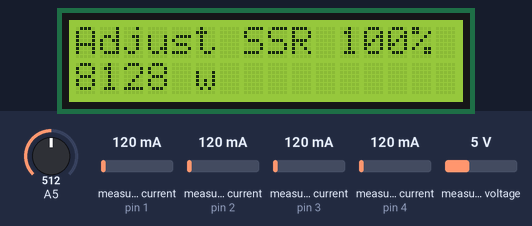
This sketch was run on a simulated Arduino Uno, built with avr-gcc and run on an emulated ATmega328P. Shown: 16×2 character LCD. The inputs (shaded band) are chosen by the test bench; at power-on: A5 = 512, measured current (sensors on pin 1, pin 2, pin 3, pin 4) 120 mA, measured voltage 5 V. EEPROM starts erased; what the sketch prints to the serial monitor is not drawn.

Above: at 1.4 s.
1.5 s: A5 set to 605
3.1 s: A5 set to 635
At 4.3 s:
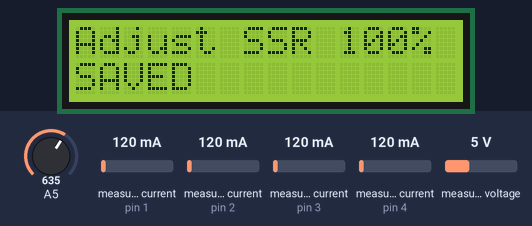
6.8 s: A5 set to 390
At 8.9 s:
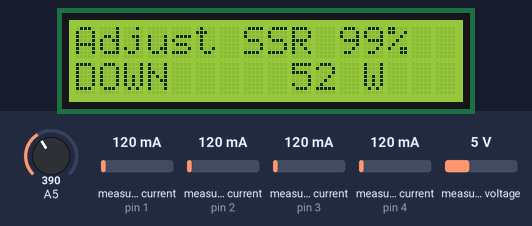
10.5 s: A5 set to 414
At 11.6 s:
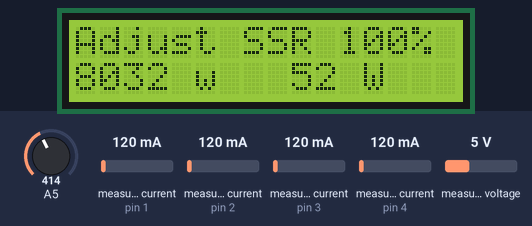
14.2 s: A5 set to 992
At 14.7 s:
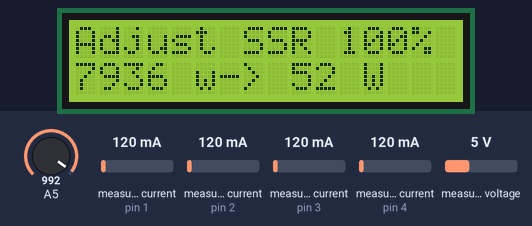
15.7 s: A5 set to 968
17.2 s: A5 set to 943
At 17.8 s:
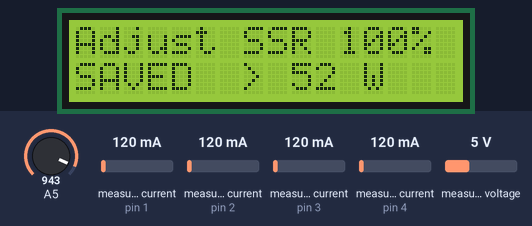
Timing chart, 0 to 19.9 s (numbered marks = the images above; inputs shaded):
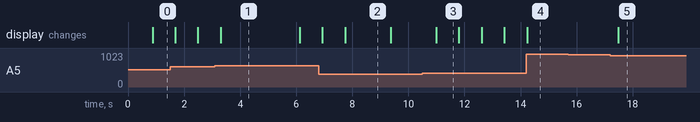

Measured:
- the behaviour switches between 619 and 620 on A5 (found by bisection; images 0 and 1)
- the behaviour switches between 399 and 400 on A5 (found by bisection; images 2 and 3)
- the behaviour switches between 950 and 949 on A5 (found by bisection; images 4 and 5)
- after the input at 3.1 s, the display: changes after 0.21 s (image 1)
- after the input at 6.8 s, the display: first changes after 0.13 s (image 2 shows a later state)
- after the input at 10.5 s, the display: changes after 0.49 s (image 3)
- after the input at 14.2 s, the display: changes at once (image 4)
- after the input at 15.7 s, every drawn part: stays the same
- after the input at 17.2 s, the display: changes after 0.28 s (image 5)

The sketch:

KEYPAD2.ino
```cpp
const int CT1 = 1;
const int CT2 = 1;                                                      // Set to 0 to disable
const int CT3 = 1;
const int CT4 = 1;
#include "EmonLib.h"
EnergyMonitor ct1,ct2,ct3, ct4;

typedef struct { int power1, power2, power3, power4, Vrms;} PayloadTX;
PayloadTX emontx;


//Sample using LiquidCrystal library
#include <LiquidCrystal.h>
#include <EEPROM.h>
int address = 0;
int address1 = 2;

// select the pins used on the LCD panel
LiquidCrystal lcd(8, 9, 4, 5, 6, 7); /////uno


// define some values used by the panel and buttons
int lcd_key     = 0;
int adc_key_in  = 0;
int pulse = 0;
int count = 0;
int KW =0;
boolean settled = false;
boolean time_out = false;
#define FILTERSETTLETIME 5000 //
#define timeout 30000 //
#define btnRIGHT  0
#define btnUP     1
#define btnDOWN   2
#define btnLEFT   3
#define btnSELECT 4
#define btnNONE   5
#define PWM 3

int Sp = 2; //  if using one CT  on N.A spit phase 240V set to 2  otherwise set to 1
int TYPE = 1;
int element = 4000;

int Max_element_size;  // determined by DIVs * 255
float Bubble_Diff;
int DIVs;

 //#### Non - adjustable
float grid = 0;     //grid   usage
float LINE = 0;

float stepa4 = 0;
float stepb4 = 1;
float stepc4 = 1;
float prestep4 =0;
int stepbu4;
int stat4 ;
float curelem4 =1;
int curgrid4 = 0;
int sV;

// read the buttons
int read_LCD_buttons()
{
 adc_key_in = analogRead(5);      // read the value from the sensor
 // my buttons when read are centered at these valies: 0, 144, 329, 504, 741
 // we add approx 50 to those values and check to see if we are close
 if (adc_key_in > 1000) return btnNONE; // We make this the 1st option for speed reasons since it will be the most likely result
 // For V1.1 us this threshold
 if (adc_key_in < 50)   return btnRIGHT;
 if (adc_key_in < 220)  return btnUP;
 if (adc_key_in < 400)  return btnDOWN;
 if (adc_key_in < 620)  return btnLEFT;
 if (adc_key_in < 950)  return btnSELECT;

 // For V1.0 comment the other threshold and use the one below:
/*
 if (adc_key_in < 50)   return btnRIGHT;
 if (adc_key_in < 195)  return btnUP;
 if (adc_key_in < 380)  return btnDOWN;
 if (adc_key_in < 555)  return btnLEFT;
 if (adc_key_in < 790)  return btnSELECT;
*/


 return btnNONE;  // when all others fail, return this...
}

void setup()
{
  Bubble_Diff = element*3;
  DIVs= ((element/255)+1);

  TCCR2B = TCCR2B & B11111000 | B00000111; // for PWM frequency of 30.64 Hz 3 11
  analogWrite(PWM, 0);
  // analogWriteFreq(220);
  Serial.begin(115200);
 lcd.begin(16, 2);              // start the library
 lcd.setCursor(0,0);
 lcd.print("Adjust SSR"); // print a simple message
 Max_element_size = DIVs*255;

 element = EEPROM.read(address1);
 element = element*DIVs;
 pulse = EEPROM.read(address);


  if (CT1) ct1.current(1, 60.606);                                     // Setup emonTX CT channel (ADC input, calibration)
  if (CT2) ct2.current(2, 60.606);                                     // Calibration factor = CT ratio / burden resistance
  if (CT3) ct3.current(3, 60.606);                                     // emonTx Shield Calibration factor = (100A / 0.05A) / 33 Ohms
  if (CT4) ct4.current(4, 60.606);

  if (CT1) ct1.voltage(0, 146.54, 1.7);                                // ct.voltageTX(ADC input, calibration, phase_shift) - make sure to select correct calibration for AC-AC adapter  http://openenergymonitor.org/emon/modules/emontx/firmware/calibration. Default set for Ideal Power adapter
  if (CT2) ct2.voltage(0, 146.54, 1.7);                                // 268.97 for the UK adapter, 260 for the Euro and 130 for the US.
  if (CT3) ct3.voltage(0, 146.54, 1.7);
  if (CT4) ct4.voltage(0, 146.54, 1.7);


}

void loop()
{

  if (CT1) {
    ct1.calcVI(20,2000);                                                  // Calculate all. No.of crossings, time-out
    emontx.power1 = ct1.realPower;
 //  Serial.print(emontx.power1);
    Serial.print("TaskValueSet,1,1,"); Serial.println(emontx.power1*Sp);
    LINE = emontx.power1;
    count = count + 1;
    //Serial.println(count);
     KW = (KW +  emontx.power1) ;
  }

 // emontx.Vrms = ct1.Vrms*100;                                            // AC Mains rms voltage

  if (CT2) {
    ct2.calcVI(20,2000);                                                  // Calculate all. No.of crossings, time-out
    emontx.power2 = ct2.realPower;
   // Serial.print(" "); Serial.print(emontx.power2);
     Serial.print("TaskValueSet,1,2,"); Serial.println(emontx.power2);
  }

  if (CT3) {
    ct3.calcVI(20,2000);                                                  // Calculate all. No.of crossings, time-out
    emontx.power3 = ct3.realPower;
  //  Serial.print(" "); Serial.print(emontx.power3);
     Serial.print("TaskValueSet,1,3,"); Serial.println(emontx.power3);
  }

   if (CT4) {
     ct4.calcVI(20,2000);                                                  // Calculate all. No.of crossings, time-out
    emontx.power4 = ct4.realPower;
  //  Serial.print(" "); Serial.print(emontx.power4);
     Serial.print("TaskValueSet,1,4,"); Serial.println(emontx.power4);
  }

 // Serial.print(" "); Serial.print(ct1.Vrms);
   Serial.print("TaskValueSet,2,1,"); Serial.println(ct1.Vrms);

//################ LCD ###################

 if (TYPE == 1) {
 lcd.setCursor(11,0);            // move cursor to second line "1" and 9 spaces over
 //lcd.print(millis()/1000);      // display seconds elapsed since power-up
 int Display = (pulse/2.55);
 lcd.print(Display);lcd.print("%  ");
 }
 if ( TYPE == 0 ){
   lcd.setCursor(11,0);
 //lcd.print(millis()/1000);      /

 int Display = (curgrid4/2.55);
 lcd.print(Display);lcd.print("%  ");
 }


 lcd.setCursor(0,1);            // move to the begining of the second line
 lcd_key = read_LCD_buttons();  // read the buttons

 //######################## Start if bubble Search ###########################

grid = element - LINE;
//Serial.println(grid);
if (CT1){

if (grid !=0) {
  //curgrid = 0;
  stepc4 = (grid / Bubble_Diff);
  prestep4 = (stepb4);

stepb4 = (prestep4 + stepc4);
  if (stepb4 > 1) {
    stepb4 =1;
  }
  if (stepb4 < 0) {
    stepb4 = 0;
  }
  curelem4 = (0  + stepb4);
  curgrid4 = ( 255 * curelem4  );
  //curgrid4 =(255-curgrid4);  //inverts the value of curgrid if need be
}

}

 switch (lcd_key)               // depending on which button was pushed, we perform an action
 {
   case btnRIGHT:
     {
      TYPE = 0;

     element = element + DIVs;
     lcd.print(element*Sp);lcd.print(" w   ");
     break;
     }
   case btnLEFT:
     {
      TYPE = 0;

     element = element - DIVs;
     lcd.print(element*Sp);lcd.print(" w   ");
     break;
     }
   case btnUP:
     {
      TYPE = 1;
     lcd.print("UP    ");
     pulse = pulse + 1;
     //delay(100);

     break;
     }
   case btnDOWN:
     {
      TYPE = 1;
     lcd.print("DOWN  ");
     pulse = pulse - 1;
     //delay(100);
     break;
     }
   case btnSELECT:
     {

       int EEP = element/DIVs;
       //Serial.print("######################"); Serial.println(EEP);
      EEPROM.update(address1, EEP );
      address1 = address1 + 1;
        if (address1 == EEPROM.length()) {
           address1 = 1;
        }

       EEPROM.update(address, pulse);
      address = address + 1;
        if (address == EEPROM.length()) {
           address = 0;
        }


       lcd.print("SAVED  ");
       delay(1000);
       TYPE=1;
     break;
     }
     case btnNONE:
     {
      lcd.print(element*Sp);lcd.print(" w->");
     //
     break;
     }
 }
   int DIV = DIVs -1;
  if ( element < DIV) {
  element =0;
 }
 if (element > Max_element_size ) {
  element  = Max_element_size;
  }

 if ( pulse < 1) {
  pulse =0;
 }
 if (pulse > 255 ) {
  pulse = 255;
  }
  /*
if ( TYPE ==0 ){
if (!time_out && millis() > timeout) time_out = true;
 if (time_out) {
  TYPE=1;
 }
} */
 if (!settled && millis() > FILTERSETTLETIME) settled = true;

  if (settled)
  {
    /*
  boolean st=false;                                  //an indicator to exit the while loop
  unsigned long start = millis();                    //millis()-start makes sure it doesnt get stuck in the loop if there is an error.
  while(st==false)                                   //the while loop...
  {
    sV = analogRead(5);                              //using the voltage waveform
    if ((sV < (1024*0.55)) && (sV > (1024*0.45))) st=true;  //check its within range
    if ((millis()-start)>2000) st = true;
  }
*/
    if ( TYPE ==1){
       analogWrite(PWM, pulse);

      }

    if ( TYPE ==0){
      analogWrite(PWM, curgrid4);
        lcd.setCursor(11,0);
         int Display = (curgrid4/2.55);
         lcd.print(Display);lcd.print("%  ");
         pulse = curgrid4;
      }

      lcd.setCursor(9,1);
      if ( count >= 4){
      lcd.print((KW/count)*Sp);lcd.print(" W    ");
      count=0;
      KW=0;
      }
  }

//Serial.println(adc_key_in);
}
```
